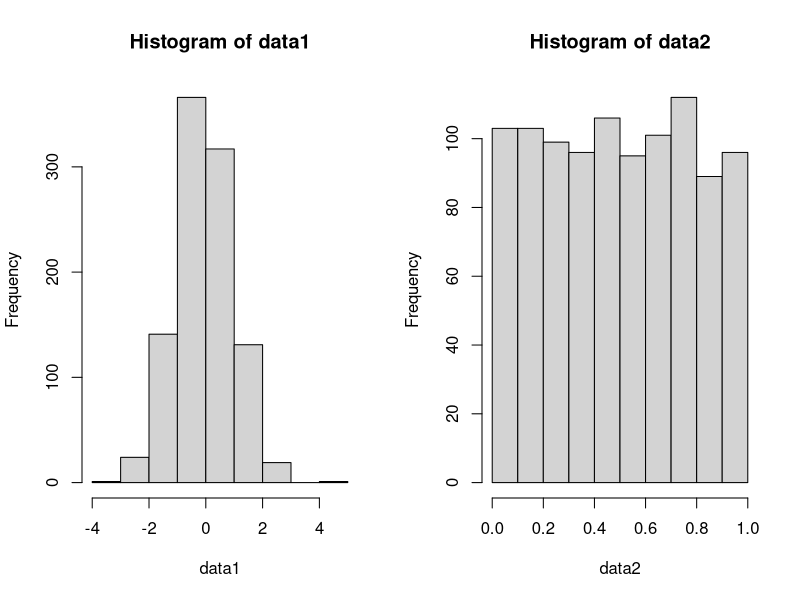
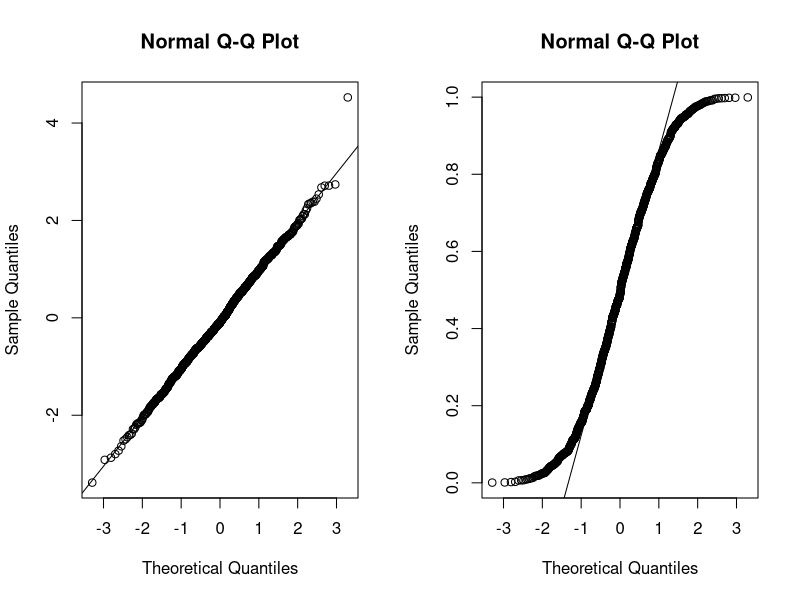
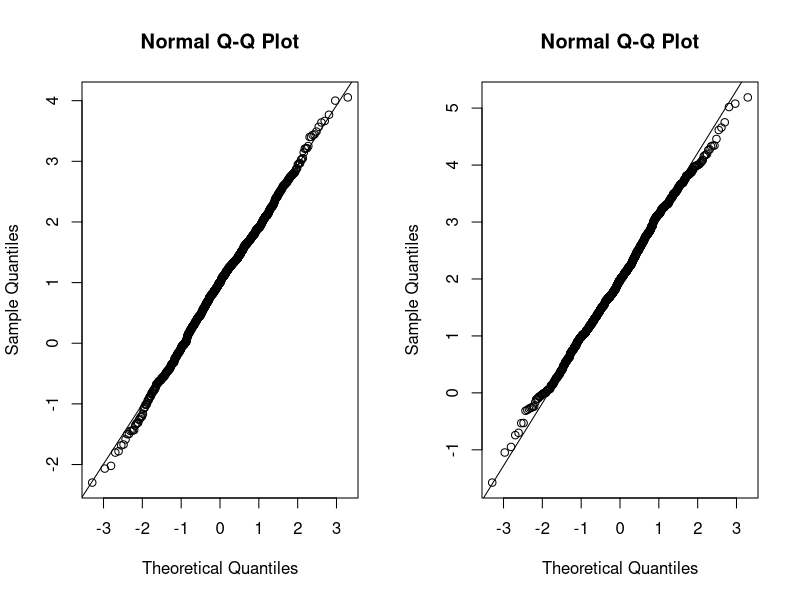
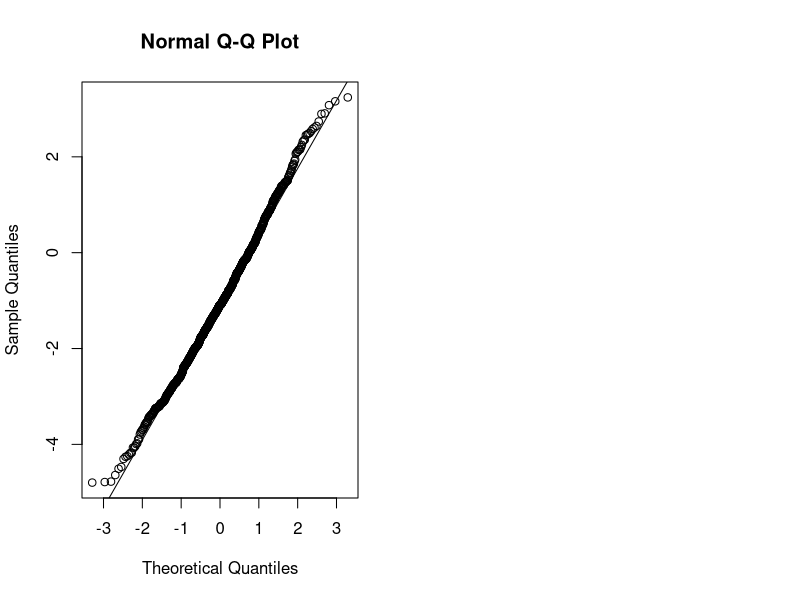
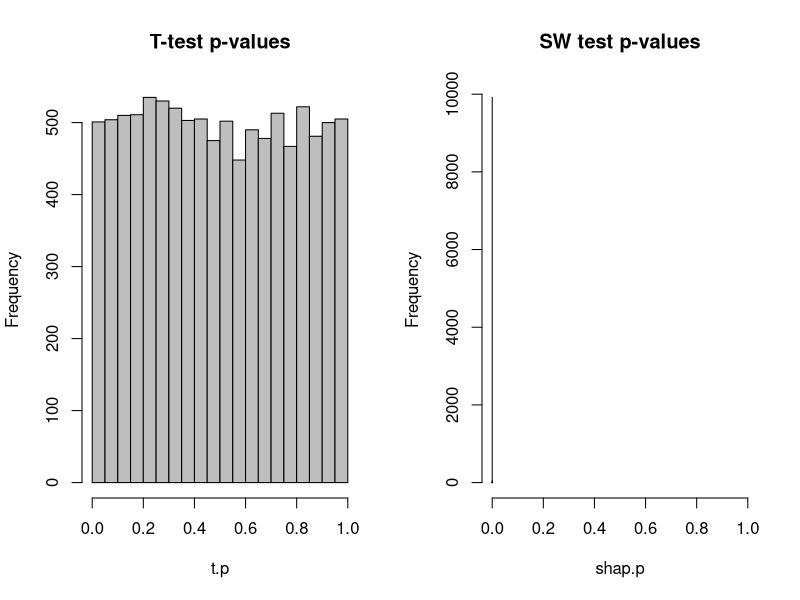
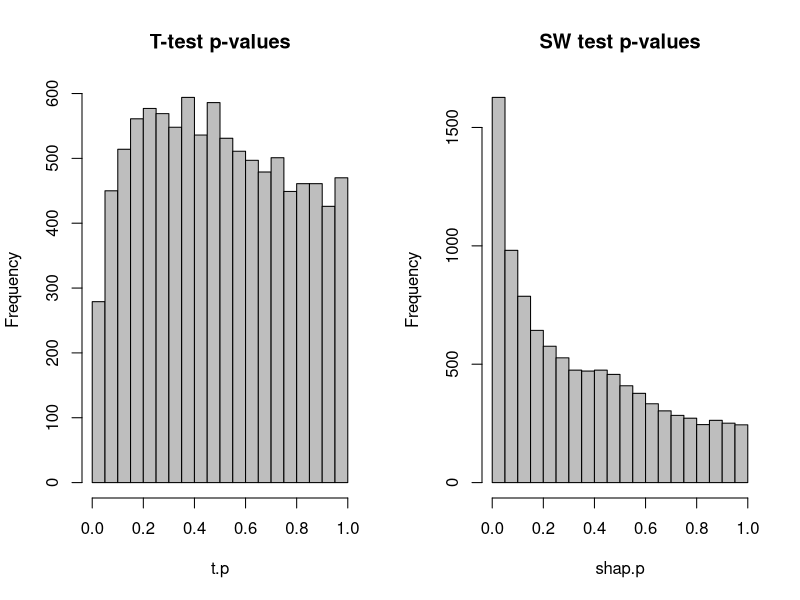
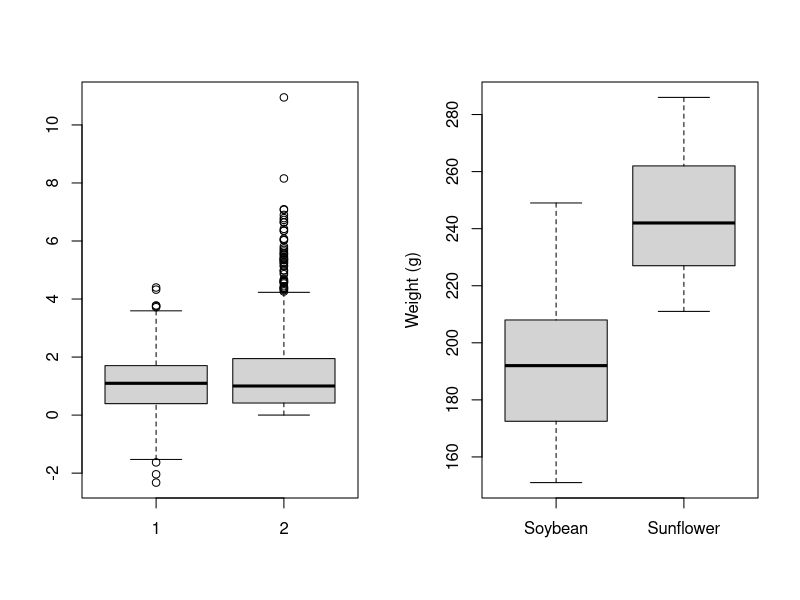
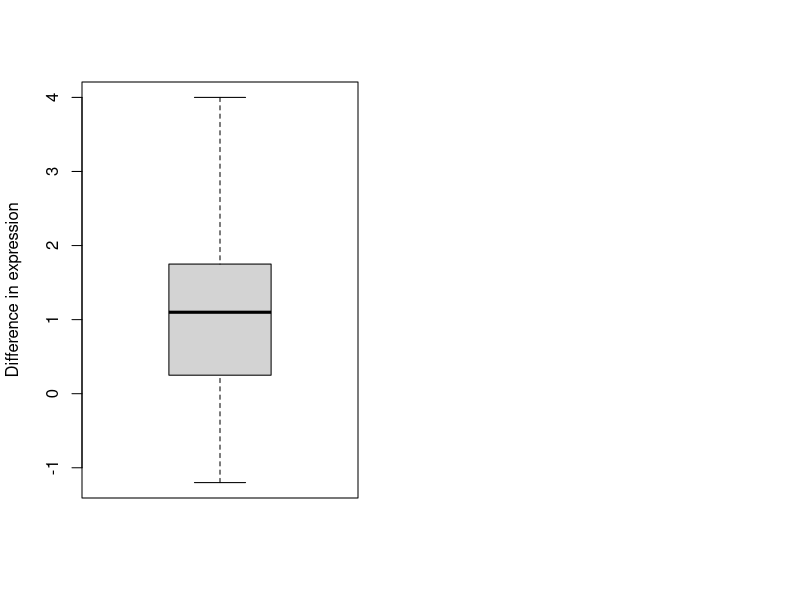

The R source for these figures, in order:
## ---- chunk 1
true.first <- rep(c("Milk", "Tea"), each=4)
guess.first <- rep(c("Milk", "Tea", "Milk", "Tea"), c(3,1,1,3))
## ---- chunk 2
# Put some code here!
tea.data <- table(true.first, guess.first) ## ANSWER ##
tea.data ## ANSWER ##
## ---- chunk 3
# Put some code here!
f.out <- fisher.test(tea.data) ## ANSWER ##
f.out ## ANSWER ##
## ---- chunk 4
# Put some code here!
f.out$p.value # To get the p-value ## ANSWER ##
f.out$estimate # To get the odds ratio ## ANSWER ##
## ---- chunk 5
# Put some code here!
fisher.test(t(tea.data)) ## ANSWER ## 
## ---- chunk 6
true.first <- rep(c("Milk", "Tea", "Sugar"), each=6)
guess.first <- sample(c("Milk", "Tea", "Sugar"), 18, replace=TRUE)
tea.data.exp <- table(true.first, guess.first)
tea.data.exp
fisher.test(tea.data.exp) # What is this testing?
## ---- chunk 7
true.first <- rep(c("Milk", "Tea"), each=4*100)
guess.first <- sample(c("Milk", "Tea", "Milk", "Tea"), 800, replace=TRUE)
tea.data.more <- table(true.first, guess.first)
tea.data.more
## ---- chunk 8
# Put some code here!
fisher.test(tea.data.more) ## ANSWER ##
chisq.test(tea.data.more) ## ANSWER ##
## ---- chunk 9
# Put some code here!
fisher.test(tea.data) ## ANSWER ##
chisq.test(tea.data) ## ANSWER ##
## ---- chunk 10
true.first <- rep(c("Milk", "Tea", "Sugar"), each=600)
guess.first <- sample(c("Milk", "Tea", "Sugar"), 1800, replace=TRUE)
tea.data.exp.more <- table(true.first, guess.first)
# Put some code here!
try(fisher.test(tea.data.exp.more)) ## ANSWER ##
chisq.test(tea.data.exp.more) ## ANSWER ##
## ---- chunk 11
genotypes <- rep(c("AA", "Aa", "aa"), c(500, 600, 100))
# Put some code here!
# Create a table of genotypes:
genotab <- table(genotypes) ## ANSWER ##
# Create a vector of relative expected frequencies:
genoexp <- c(0.25, 0.5, 0.25)
chisq.test(genotab, p=genoexp) ## ANSWER ##
## ---- chunk 12
temp <- c(22.8, 22.7, 25.9, 22.0, 21.2, 24.4, 22.1, 22.6, 23.3, 22.2, 
          22.5, 24.1, 22.4, 25.1, 24.1, 23.3, 23.3, 22.5, 23.8, 22.4, 
          22.5, 23.4, 23.5, 22.5, 25.8, 23.8, 22.0, 22.0, 23.2, 22.0)
## ---- chunk 13
# Put some code here!
t.out <- t.test(temp, mu=25) ## ANSWER ##
t.out ## ANSWER ##
## ---- chunk 14
# Put some code here!
t.out$p.value ## ANSWER ##
t.out$statistic ## ANSWER ##
## ---- chunk 15
# Put some code here!
t.test(temp, mu=25, alternative="greater") ## ANSWER ##
## ---- chunk 16
on.soy <- c(188, 229, 192, 207, 172, 151, 188, 173, 209, 158, 
            211, 201, 205, 249, 214, 171, 198, 192, 161, 179)
on.sun <- c(213, 262, 237, 223, 223, 268, 216, 276, 258, 269,
            227, 252, 243, 286, 247, 277, 242, 233, 228, 211, 
            230, 254, 268, 242, 223, 242, 224, 279, 227, 251)
## ---- chunk 17
# Put some code here!
t.test(on.sun, on.soy) ## ANSWER ##
## ---- chunk 18
# Put some code here!
t.test(on.sun, on.soy, var.equal=TRUE) ## ANSWER ##
## ---- chunk 19
# Put some code here!
t.test(on.sun, on.soy, alternative="greater") ## ANSWER ##
# Note that 'greater' checks for "the first argument ('on.sun') > second ('on.soy')". ## ANSWER ##
## ---- chunk 20
                    #1   #2   #3   #4   #5   #6   #7    #8   #9   #10  #11  #12  #13  #14  #15
healthy.exprs <- c(6.9, 8.2, 9.0, 7.7, 6.5, 7.7, 5.5,  7.7, 7.6,  8.2, 6.5, 6.3, 8.7, 6.2, 8.4)
disease.exprs <- c(8.3, 9.5, 9.8, 9.9, 6.6, 8.1, 9.5, 10.0, 8.7, 10.0, 7.5, 8.0, 8.5, 5.0, 8.5)
## ---- chunk 21
# Put some code here!
t.test(healthy.exprs, disease.exprs, paired=TRUE) ## ANSWER ##
## ---- chunk 22
data1 <- rnorm(1000)
data2 <- runif(1000)
par(mfrow=c(1,2)) 
hist(data1) # looks normal
hist(data2) # doesn't look normal.
## ---- chunk 23
par(mfrow=c(1,2)) 
# Put some code here!
qqnorm(data1) ## ANSWER ##
qqline(data1) ## ANSWER ##
qqnorm(data2) ## ANSWER ##
qqline(data2) ## ANSWER ##
## ---- chunk 24
g1 <- rnorm(1000, mean=1)
g2 <- rnorm(1000, mean=2)
par(mfrow=c(1,2)) 
# Put some code here!
qqnorm(g1) ## ANSWER ##
qqline(g1) ## ANSWER ##
qqnorm(g2) ## ANSWER ##
qqline(g2) ## ANSWER ##
## ---- chunk 25
disease <- rnorm(1000, mean=1)
healthy <- rnorm(1000, mean=2)
# Put some code here!
effect <- disease - healthy ## ANSWER ##
qqnorm(effect)## ANSWER ##
qqline(effect) ## ANSWER ##
## ---- chunk 26
isnorm <- rnorm(100)
shapiro.test(isnorm)
notnorm <- rexp(100)
shapiro.test(notnorm)
## ---- chunk 27
niters <- 10000
nobs <- 100
t.p <- shap.p <- numeric(niters)
for (it in seq_len(niters)) {
    g1 <- rexp(nobs) # Not normal!
    g2 <- rexp(nobs) # Not normal!
    t.p[it] <- t.test(g1, g2)$p.value
    shap.p[it] <- shapiro.test(g1)$p.value
}
par(mfrow=c(1,2))
hist(t.p, main="T-test p-values", xlim=c(0,1), col="grey")
hist(shap.p, main="SW test p-values", xlim=c(0,1), col="grey")
## ---- chunk 28
niters <- 10000
nobs <- 5
t.p <- shap.p <- numeric(niters)
for (it in seq_len(niters)) {
    g1 <- rexp(nobs) # Not normal!
    g2 <- rexp(nobs) # Not normal!
    t.p[it] <- t.test(g1, g2)$p.value
    shap.p[it] <- shapiro.test(g1)$p.value
}
par(mfrow=c(1,2))
hist(t.p, main="T-test p-values", xlim=c(0,1), col="grey")
hist(shap.p, main="SW test p-values", xlim=c(0,1), col="grey")
## ---- chunk 29
on.soy <- c(188, 229, 192, 207, 172, 151, 188, 173, 209, 158, 
            211, 201, 205, 249, 214, 171, 198, 192, 161, 179)
on.sun <- c(213, 262, 237, 223, 223, 268, 216, 276, 258, 269,
            227, 252, 243, 286, 247, 277, 242, 233, 228, 211, 
            230, 254, 268, 242, 223, 242, 224, 279, 227, 251)
## ---- chunk 30
# Put some code here!
wilcox.test(on.soy, on.sun) ## ANSWER ##
## ---- chunk 31
set.seed(10000)
g1 <- rnorm(1000, 1)
g2 <- rexp(1000, rate=log(2))
median(g1) # should be pretty similar
median(g2)
# Put some code here!
wilcox.test(g1, g2) ## ANSWER ##
boxplot(g1, g2) ## ANSWER ##
## ---- chunk 32
boxplot(list(Soybean=on.soy, Sunflower=on.sun), ylab="Weight (g)") 
## ---- chunk 33
                    #1   #2   #3   #4   #5   #6   #7    #8   #9   #10  #11  #12  #13  #14  #15
healthy.exprs <- c(6.9, 8.2, 9.0, 7.7, 6.5, 7.7, 5.5,  7.7, 7.6,  8.2, 6.5, 6.3, 8.7, 6.2, 8.4)
disease.exprs <- c(8.3, 9.5, 9.8, 9.9, 6.6, 8.1, 9.5, 10.0, 8.7, 10.0, 7.5, 8.0, 8.5, 5.0, 8.5)
## ---- chunk 34
# Put some code here!
wilcox.test(healthy.exprs, disease.exprs, paired=TRUE) ## ANSWER ##
## ---- chunk 35
# Put some code here!
boxplot(disease.exprs - healthy.exprs, ylab="Difference in expression") ## ANSWER ##
## ---- chunk 36
sessionInfo()
